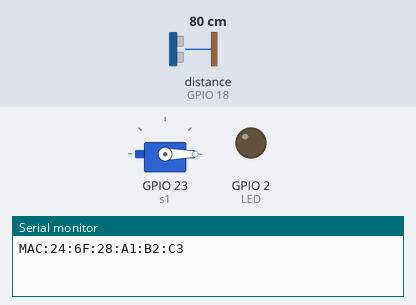
This sketch was run on a simulated ESP32. Parts: servo, output pins drawn as LEDs (lit = HIGH), the last lines printed to the serial monitor. Wiring (inferred from the names in the program): ultrasonic range finder: trigger GPIO 19; echo GPIO 18. The test bench sets the inputs (shaded band); at power-on: distance to the obstacle (sensor on GPIO 18) 80 cm. The echo pulse lasts 58.3 µs per cm; uploads are accepted with an empty reply; pins used as bus, display or sensor lines are not drawn.

Above: at 0.1 s.
At 1.6 s:
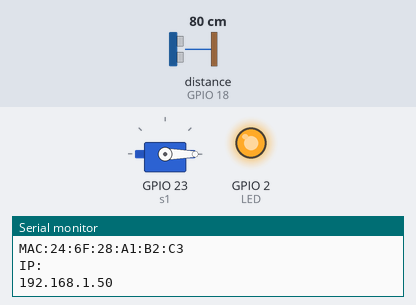
Timing chart, 0 to 3.1 s (numbered marks = the images above):
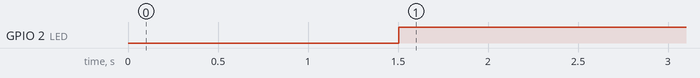

Measured:
- by itself, GPIO 2 (LED): LOW → HIGH at 1.5 s

The sketch:

Practica6.ino
```cpp
#include <Arduino.h>
#include <WiFi.h>
#include <WiFiMulti.h>
#include <HTTPClient.h>
#include <ESP32Servo.h>

#define TRIG 19
#define ECHO 18
#define s1 23
#define LED 2

double tiempo, distancia;
Servo servo;
WiFiMulti wm;
String jwt;
bool sesion = false;

void setup() {
  Serial.begin(115200);
  pinMode(TRIG, OUTPUT);
  pinMode(ECHO, INPUT);
  pinMode(LED, OUTPUT);
  digitalWrite(TRIG, LOW);
  servo.attach(s1);
  servo.write(0);
  digitalWrite(LED, LOW);
  sesion = false;
  //Conexion a wifi
  Serial.println("MAC:" + WiFi.macAddress());
  wm.addAP("IOT", "A3o6HhLw");


}

void loop() {
  /*Servo*/
  if(wm.run() == WL_CONNECTED){
    digitalWrite(LED, HIGH);
    Serial.println("IP:");
    Serial.print(WiFi.localIP());

    if(!sesion){
      login();
    }else{
      //Enviar datos de sensores
      ultrasonico();
      registrar();

    }
  }else{
    digitalWrite(LED, LOW);
  }

  delay(1000);

}

void ultrasonico(){
  digitalWrite(TRIG, HIGH);
  delayMicroseconds(10);
  digitalWrite(TRIG, LOW);
  tiempo=pulseIn(ECHO, HIGH);
  distancia = tiempo/58.4;
  Serial.println(distancia);
  /*Serial.println("d =  " + String(distancia)+ ", t = " + String(tiempo) );
  s.write(0);
  delay(500);
  s.write(90);
  delay(500);
  s.write(180);*/
}

void login(){
  HTTPClient http;
  http.begin("https://iotrest.itsch.kyared.com/login");
  http.addHeader("Content-Type", "application/x-www-form-urlencoded");

  int httpCode = http.POST("username=admin&password=123");
  if(httpCode == HTTP_CODE_OK){
    jwt = http.getString();
    Serial.println(jwt);
    sesion = true;
  }else{
    Serial.println("Error de conexion. Codigo: " + httpCode);
  }
  http.end();
}

void registrar(){
  HTTPClient http;
  http.begin("https://iotrest.itsch.kyared.com/sensors");
  http.addHeader("Content-Type", "application/x-www-form-urlencoded");
  http.addHeader("Authorization", "Bearer " + jwt);

  int httpCode = http.POST("name=mustangsTeam&type=ultrasonic&value=" + String(distancia));
  if(httpCode == HTTP_CODE_OK){
    String result = http.getString();
    Serial.println(result);
  }else{
    Serial.println("Error de conexion. Codigo: " + httpCode);
  }
  http.end();
}

void actualizar(int id){
  HTTPClient http;
  http.begin("https://iotrest.itsch.kyared.com/sensors" + String(id));
  http.addHeader("Content-Type", "application/x-www-form-urlencoded");
  http.addHeader("Authorization", "Bearer " + jwt);

  int httpCode = http.PUT("name=mustangsTeam&type=ultrasonic&value=" + String(distancia));
  if(httpCode == HTTP_CODE_OK){
    String result = http.getString();
    Serial.println(result);
  }else{
    Serial.println("Error de conexion. Codigo: " + httpCode);
  }
  http.end();
}
```
